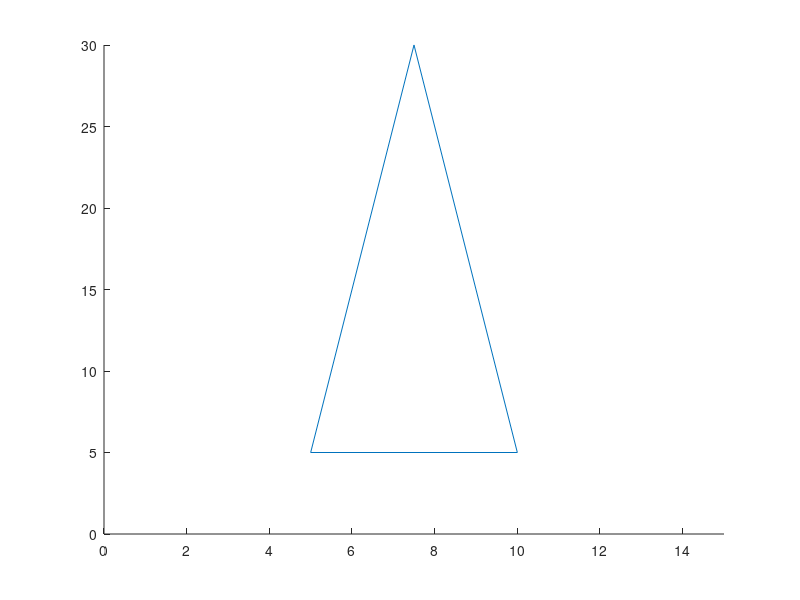

This figure's MATLAB source:
%% ex1

v=[1:1:5;6:1:10;11:1:15;16:1:20;21:1:25]
mean(v)
mean(v,2)
%% ex2

v1=linspace(0.1,0.6,4)
v2=linspace(1,0.2,4)
v3=linspace(0.5,0.1,4)
v4=linspace(0.9,0.3,4)
c=[v1;v2;v3;v4]
a=c(1,:)
b=c(:,1)
d=c(2:3,2:3)
c(2,:)=0
%% ex3

vrng=rand(1,5)
vrng(vrng<0.5)=0

%% ex4

n=5
v1=(1:1:4)
v2=ones(size(v1,2),n)
Mr=v1'.*v2
%% ex5

v1=[-2,6,2;1,-7,1;3,9,4]
v1(1,:)=0
v1(:,3)=0

%% ex6

v1=(-1)*ones(1,20)
v1(1:2:end)=1
v2=(1:1:20)
v3=(v2.*v1)
%% ex7

t=linspace(0,2*pi,5)
y=plot(t,sin(t))
T=[0:0.1:2*pi]
y=plot(T,sin(T))
%% ex8

t=linspace(0,2*pi,100)
plot(t,sin(t),'r',t,cos(t),'b')
xlabel('X-AXIS')
ylabel('Y-AXIS')
legend('sin-wave','cos-wave')
text(pi,cos(pi),'cos(\pi)')
%% ex9

clf
x=[5,7.5,10,5]
y=[5,30,5,5]
line(x,y)
xlim([0,15])
ylim([0,30])
%% ex10

z=7+2i
magiZ=abs(z)
angleZ=angle(z)
b2=z
magniB2=sqrt(real(b2)^2+imag(b2)^2)
magniB22=sqrt(b2*conj(b2))
error=magniB2-magniB22
%% 
% 
% 
%